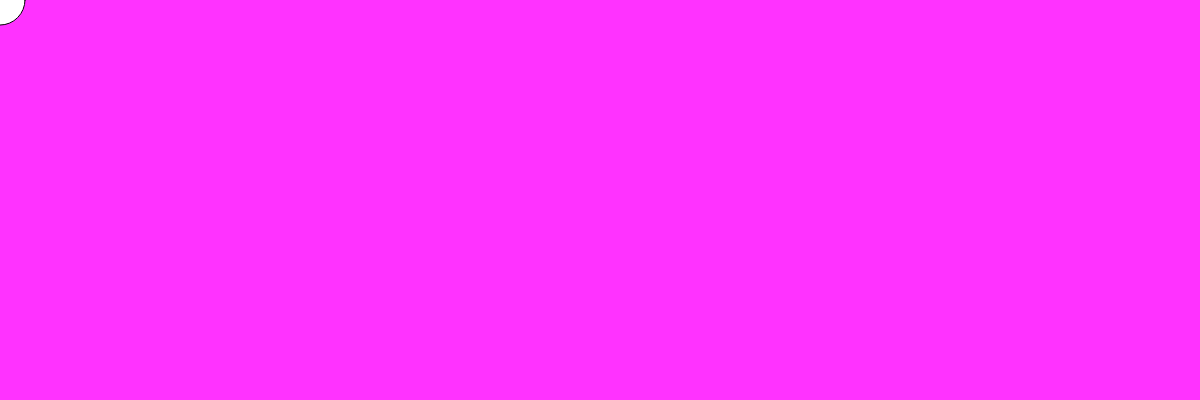
Frame 1 (no input)
Frame 60 (no input): identical to frame 1, image omitted
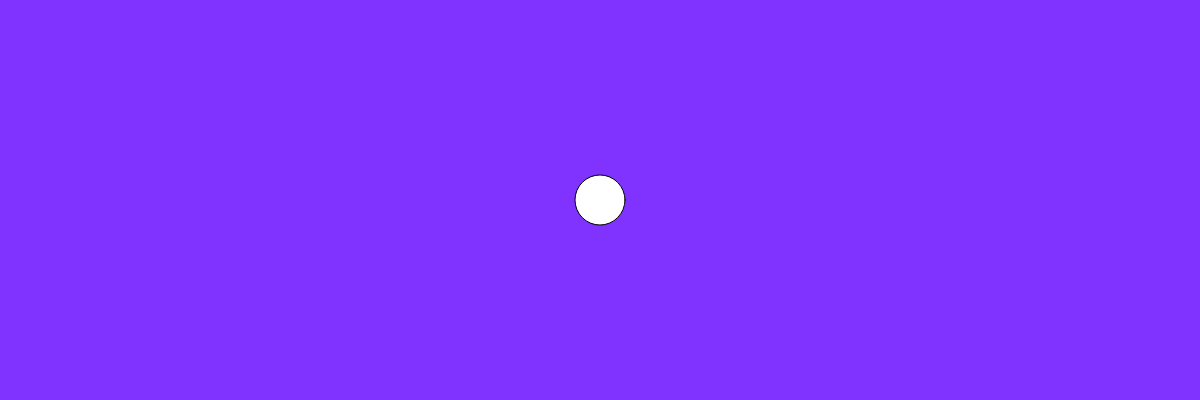
Frame 120 (the mouse pressed at the canvas centre since frame 60)

The p5.js sketch that drew these frames (run headless with seeded random() and noise() and a simulated clock; from frame 60 on, the mouse is pressed at the canvas centre):

// p5.js sketch
// ── sketch.js

var r = 0;
var g = 50;
var b=255;




function setup(){

  createCanvas(1200,400);
}


function draw(){

  r=map(mouseX,0,1200,0,255);
  r=map(mouseX,50,900,50,100);
  r=map(mouseX,0,1200,255,0);
  background(r,g,b);
  fill(255);
  ellipse(mouseX,mouseY,50,50);
}
